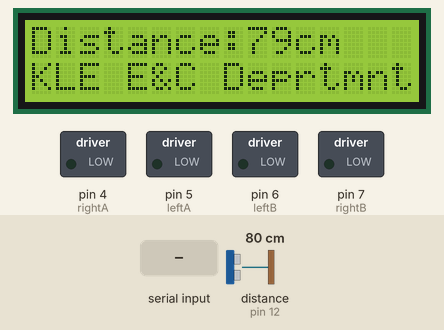
A sketch run on a simulated Arduino Uno, built with avr-gcc and run on an emulated ATmega328P. Parts: 16×2 character LCD, switched loads named in the sketch (green lamp = pin HIGH). Wiring (inferred from the names in the program): ultrasonic range finder: trigger pin 11; echo pin 12. The test bench sets the inputs (shaded band); at power-on: distance to the obstacle (sensor on pin 12) 80 cm. The echo pulse lasts 58.3 µs per cm; pins used as bus, display or sensor lines are not drawn; what the sketch prints to the serial monitor is not drawn.

Above: at 1.23 s.
1.3 s: distance to the obstacle (sensor on pin 12) set to 2 cm
At 3.6 s:
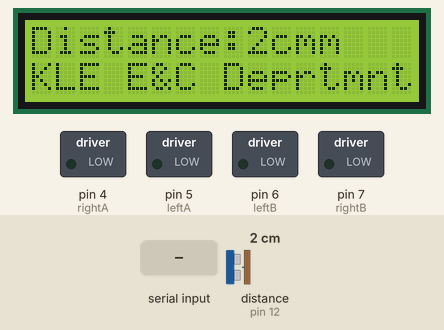
4.3 s: "a" received over Serial
7.3 s: "d" received over Serial
10.3 s: distance to the obstacle (sensor on pin 12) set to 60 cm
At 11.1 s:
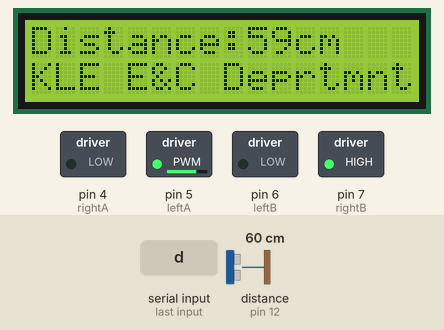
11.9 s: "b" received over Serial
At 12.8 s:
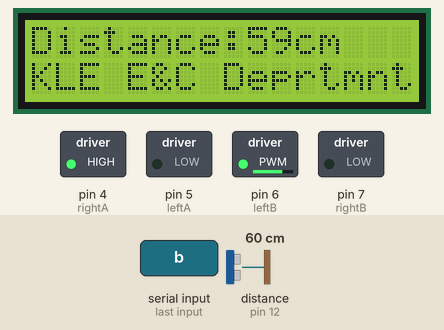
13.4 s: "e" received over Serial
At 14.2 s:
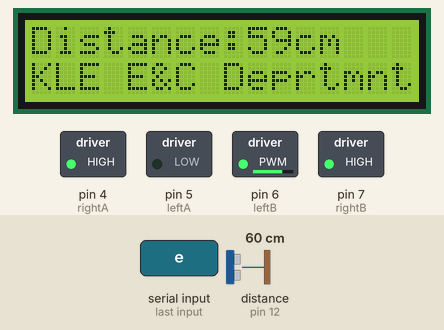
Timing chart, 0 to 15.9 s (numbered marks = the images above; inputs shaded):
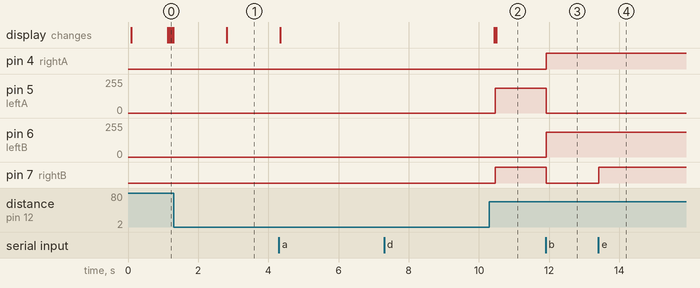

The sketch:

Bluetooth_4WD_Project.ino
```cpp
// (licence header left out)
#include <LiquidCrystal.h>

LiquidCrystal lcd(10, 13, 9, 8, 3, 2); // Initialize the LCD with the specified pins

const int leftA = 5;
const int leftB = 6;
const int rightA = 4;
const int rightB = 7;
const int trigPin = 11; // Trigger pin for the ultrasonic sensor
const int echoPin = 12; // Echo pin for the ultrasonic sensor

long duration; // Variable to store the duration of the pulse
int distanceCm; // Variable to store the distance in centimeters
const int speed = 185; // Motor speed (0-255)
char state = 'g'; // Initial state is stopped

void setup() {
  lcd.begin(16, 2); // Set up the LCD's number of columns and rows
  Serial.begin(9600); // Start the serial communication at 9600 baud

  pinMode(rightA, OUTPUT); // Set rightA pin as an output
  pinMode(rightB, OUTPUT); // Set rightB pin as an output
  pinMode(leftA, OUTPUT); // Set leftA pin as an output
  pinMode(leftB, OUTPUT); // Set leftB pin as an output
  pinMode(trigPin, OUTPUT); // Set trigPin as an output
  pinMode(echoPin, INPUT); // Set echoPin as an input
}

void loop() {
  lcd.print(millis() / 10); // Display elapsed time in deciseconds

  // Measure distance using the ultrasonic sensor
  digitalWrite(trigPin, LOW); // Set the trigPin low
  delayMicroseconds(2);
  digitalWrite(trigPin, HIGH); // Set the trigPin high
  delayMicroseconds(10);
  digitalWrite(trigPin, LOW); // Set the trigPin low again
  duration = pulseIn(echoPin, HIGH); // Read the duration of the pulse from echoPin
  distanceCm = duration * 0.034 / 2; // Calculate the distance in centimeters

  // Stop the robot if an obstacle is detected within 40 cm
  if (distanceCm < 40) {
    stopMotors();
    delay(1500); // Stop for 1.5 seconds
  }

  // Display the distance on the LCD
  lcd.setCursor(0, 0); // Set the cursor to column 0, row 0
  lcd.print("Distance:"); // Print "Distance:"
  lcd.print(distanceCm); // Print the distance in centimeters
  lcd.print("cm"); // Print "cm"
  delay(10); // Pause for a short time
  lcd.setCursor(0, 1); // Set the cursor to column 0, row 1
  lcd.print("KLE E&C Deprtmnt"); // Print "KLE E&C Deprtmnt"
  delay(10); // Pause for a short time

  // Read Bluetooth input and control the robot accordingly
  if (Serial.available() > 0) { // If data is available from the Bluetooth module
    state = Serial.read(); // Read the data and store it in state
  }

  // Control the robot based on the received command
  switch (state) {
    case 'a': // Move forward
      Serial.println(state);
      moveForward();
      break;
    case 'd': // Turn right
      Serial.println(state);
      turnRight();
      break;
    case 'c': // Stop
      Serial.println(state);
      stopMotors();
      break;
    case 'b': // Turn left
      Serial.println(state);
      turnLeft();
      break;
    case 'e': // Move backward
      Serial.println(state);
      moveBackward();
      break;
    case 'f': // Distance sensing mode
      // Add functionality for distance sensing mode here
      break;
    case 'g': // Stop
      // Add functionality for stop mode here
      break;
  }
}

void moveForward() {
  analogWrite(rightB, 0);
  analogWrite(leftB, 0);
  analogWrite(rightA, speed);
  analogWrite(leftA, speed);
}

void turnRight() {
  analogWrite(rightB, speed);
  analogWrite(leftB, 0);
  analogWrite(rightA, 0);
  analogWrite(leftA, speed);
}

void stopMotors() {
  analogWrite(rightB, 0);
  analogWrite(leftB, 0);
  analogWrite(rightA, 0);
  analogWrite(leftA, 0);
}

void turnLeft() {
  analogWrite(rightB, 0);
  analogWrite(leftB, speed);
  analogWrite(leftA, 0);
  analogWrite(rightA, speed);
}

void moveBackward() {
  analogWrite(leftA, 0);
  analogWrite(rightB, speed);
  analogWrite(leftB, speed);
}
```

Measured:
- after the input at 1.3 s, the display: changes after 1.5 s (image 1)
- after the input at 10.3 s, pin 5 (leftA): 0/255 → 185/255 after 0.16 s; pin 7 (rightB): LOW → HIGH after 0.16 s; the display: first differs from a run without the input after 0.19 s (image 2)
- after the input at 11.9 s, pin 4 (rightA): LOW → HIGH at once; pin 5 (leftA): 185/255 → 0/255 at once; pin 6 (leftB): 0/255 → 185/255 at once; pin 7 (rightB): HIGH → LOW at once
- after the input at 13.4 s, pin 7 (rightB): LOW → HIGH at once
